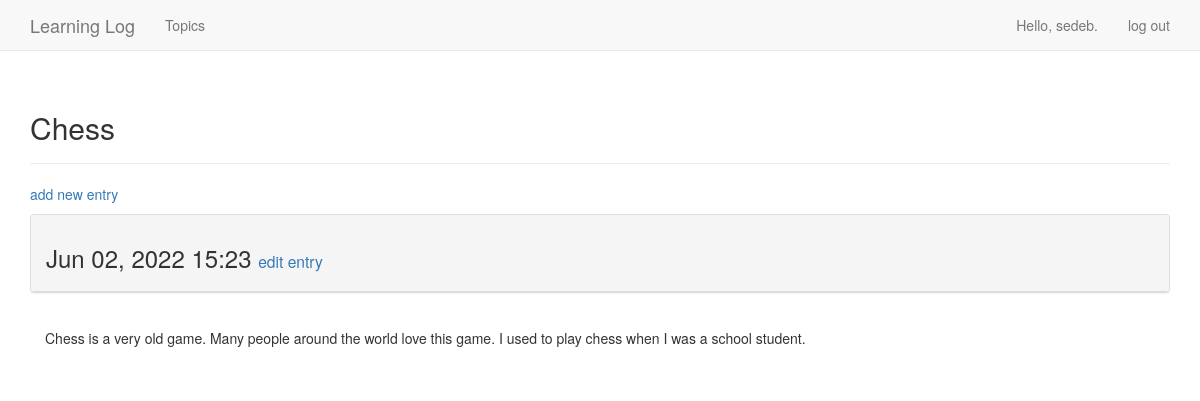
The app's page /topics/1/ (signed in), older data.
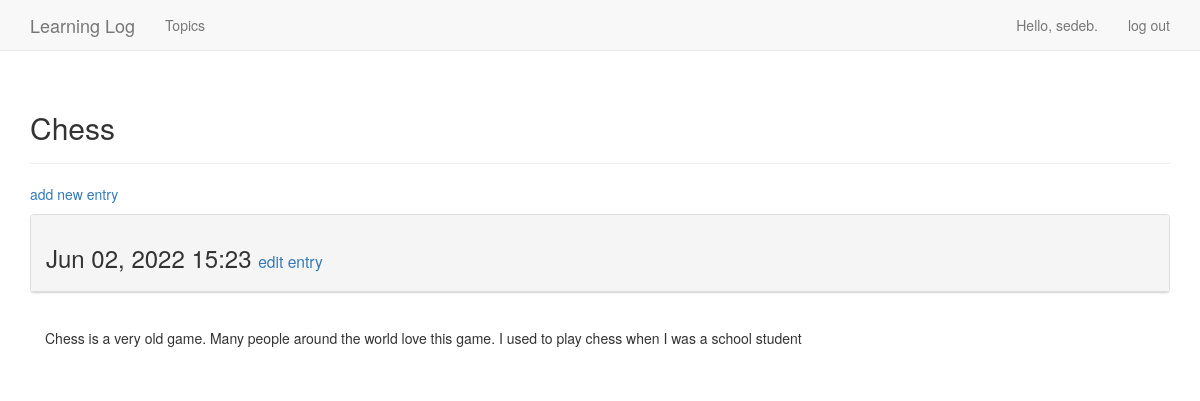
The same page, newer data.
### learning_logs/models.py (models this page shows, shortened)
class Entry(models.Model):
    topic = models.ForeignKey(Topic, on_delete=models.CASCADE)
    text = models.TextField()
    date_added = models.DateTimeField(auto_now_add=True)
    class Meta:
        verbose_name_plural = 'entries'

### learning_logs/views.py (the view)
# urls.py: path('topics/<topic_id>/', views.topic, name='topic'),
@login_required
def topic(request, topic_id):
    topic = Topic.objects.get(id=topic_id)
    check_topic_user(request, topic)
    entries = topic.entry_set.order_by('-date_added')
    context = {'topic': topic, 'entries': entries}
    return render(request, 'learning_logs/topic.html', context)

### learning_logs/models.py (called while the page is built)
    def __str__(self):
        return self.text

### learning_logs/views.py (called while the page is built)
def check_topic_user(request, topic):
    if topic.owner != request.user:
        raise Http404

### learning_logs/templates/learning_logs/topic.html
{% extends 'learning_logs/base.html' %}
{% block header %}
  <h2>{{ topic }}</h2>
{% endblock header %}
{% block content %}
  <p>
    <a href="{% url 'learning_logs:new_entry' topic.id %}">add new entry</a>
  </p>
  {% for entry in entries %}
    <div class="panel panel-default">
      <div class="panel-heading">
        <h3>
          {{ entry.date_added|date:'M d, Y H:i' }}
          <small>
            <a href="{% url 'learning_logs:edit_entry' entry.id %}">edit entry</a>
          </small>
        </h3>
      </div>
    </div>
    <div class="panel-body">
      {{ entry.text|linebreaks }}
    </div>
  {% empty %}
    There are no entries for this topic yet
  {% endfor %}
{% endblock content %}

Row changes from the older to the newer data that the page shows:
changed Entry: text "Chess is a very old game. Many people around the world love this game. I used to play chess when I was a school student." → "Chess is a very old game. Many people around the world love this game. I used to play chess when I was a school student"
